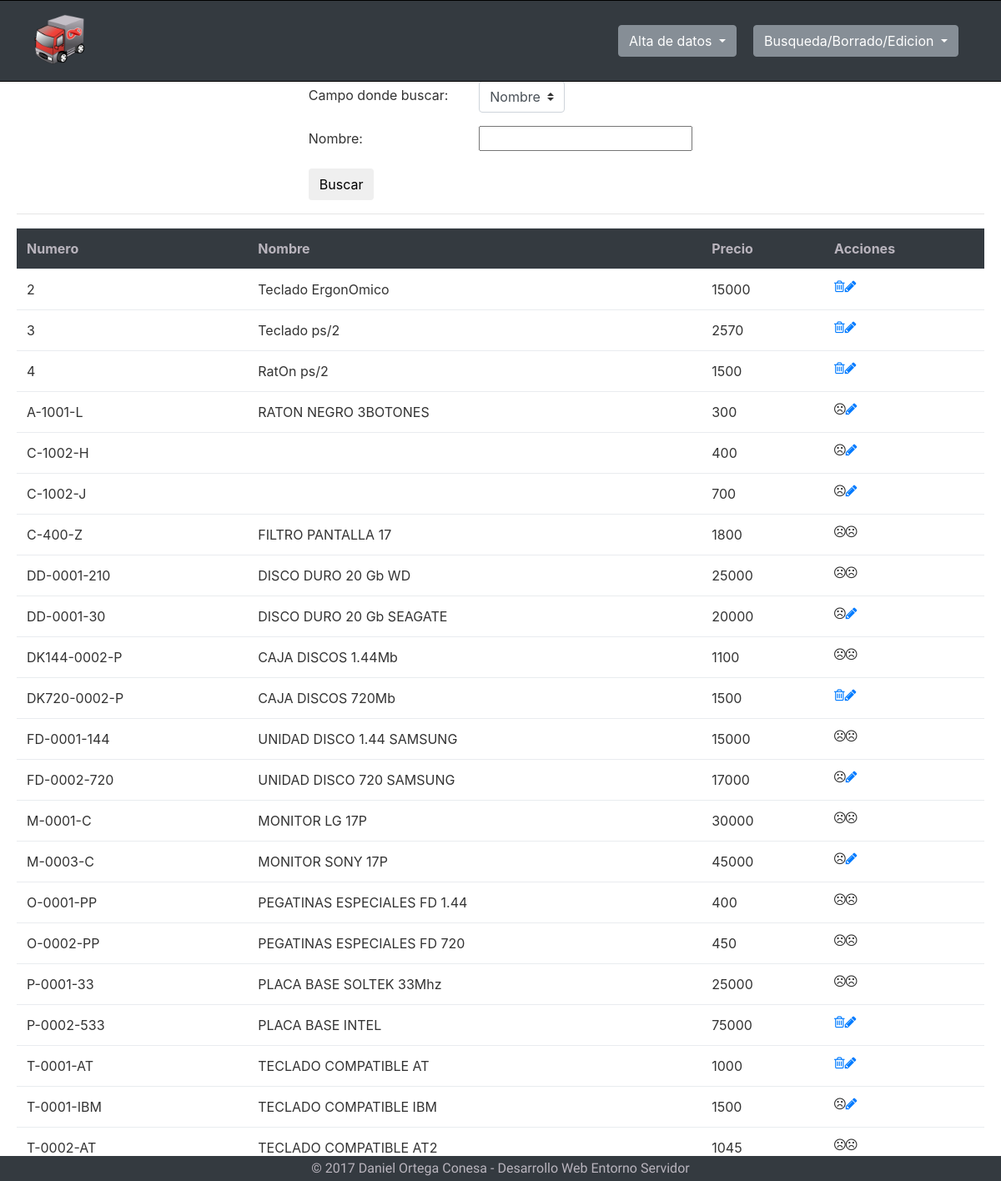
/ej2/paginas/inicio.php?page=b/bpieza, run on the app's committed database.
### tables this page shows
CREATE TABLE PIEZA (
    NUMPIEZA CHAR(16) NOT NULL,
    NOMPIEZA CHAR(30),
    PRECIOVENT INTEGER);

### ej2/paginas/includes/funciones_BBDD.php (called while the page is built, shortened)
<?php
function existeRegistroSimple($conexion, $tabla, $condicion)
{
    $sql = "select * from $tabla where $condicion";
    $resultado = $conexion->query($sql);
    if ($resultado->num_rows <= 0) {
        return false;
    } else {
        return true;
    }
}

### ej2/paginas/pages/b/bpieza.php (the view, shortened to what this page needs)
<div class="centradohorizontal">
    <form method="post">
        <div class="form-group">
            <label for="campo">Campo donde buscar:</label>
            <select name="campo" id="campo" class="custom-select" onchange="mpieza(this.value)">
                <option value="NOMPIEZA">Nombre</option>
            </select>
        </div>
        <div id="opcionales">
            <div class="form-group">
                <label>Nombre: </label>
                <input type="text" name="inombre" class="form-controls"/>
            </div>
        </div>
        <input type="submit" name="buscar" id="submit" class="btn btn-default" value="Buscar">
    </form>
</div>
<hr/>
<?php
$sentencia = "SELECT * FROM PIEZA WHERE 1 = 1";
$resultado = $conexion->query($sentencia);
if ($conexion->affected_rows >= 1) {
    echo " <div>
                <table class=' table table-stripped'> ";
    echo "<tr class='thead'>
                <th> Numero </th>
                <th> Nombre </th>
                <th> Precio </th>
                <th> Acciones </th>
              </tr > ";
    while ($fila = $resultado->fetch_assoc()) {
        $borrrar = $fila["NUMPIEZA"];
        echo " <tr>
                    <td> $borrrar </td >
                    <td> " . $fila["NOMPIEZA"] . " </td >
                    <td> " . $fila["PRECIOVENT"] . " </td >";
        echo "<td>";
        if ((!existeRegistroSimple($conexion, "PRECIOSUM", "NUMPIEZA='$borrrar'") && (!existeRegistroSimple($conexion, "LINPED", "NUMPIEZA='$borrrar'") && (!existeRegistroSimple($conexion, "INVENTARIO", "NUMPIEZA='$borrrar'"))))) {
            echo "<a href='inicio.php?page=b/bpieza&borrar=$borrrar'><i class=\"fa fa-trash-o\" aria-hidden=\"true\"></i></a>";
        } else {
            echo "<i class=\"fa fa-frown-o\" aria-hidden=\"true\"></i>";
        }
        if (!existeRegistroSimple($conexion, "LINPED", "NUMPIEZA='$borrrar'") && !existeRegistroSimple($conexion, "LINPED", "NUMPIEZA='$borrrar'")) {
            echo "<a href='inicio.php?page=u/upieza&NUMPIEZA=" . $fila["NUMPIEZA"] . "&update=true'><i class=\"fa fa-pencil\" aria-hidden=\"true\"></i>";
        } else {
            echo "<i class=\"fa fa-frown-o\" aria-hidden=\"true\"></i>";
        }
        echo "</td>
        </tr > ";
    }
    echo "</table >
            </div > ";
} else {
    echo "Sin resultados";
}
?>

### ej2/paginas/style.css (style rules this page uses)
html,body { height:100% }
body { display:grid;grid-template-columns:1fr;grid-template-rows:auto 1fr auto;grid-template-areas:"head" "contenido" "foot";color:#333 !important }
#contenido table .thead { background-color:#343a40 !important;color:#b9b4bd !important;font-weight:bold }
#contenido label { width:200px }
.centradohorizontal { display:flex;justify-content:center }

### data on the page
pieza: NUMPIEZA "2", NOMPIEZA "Teclado ErgonOmico", PRECIOVENT "15000"
pieza: NUMPIEZA "3", NOMPIEZA "Teclado ps/2", PRECIOVENT "2570"
pieza: NUMPIEZA "4", NOMPIEZA "RatOn ps/2", PRECIOVENT "1500"
pieza: NUMPIEZA "A-1001-L", NOMPIEZA "RATON NEGRO 3BOTONES", PRECIOVENT "300"
pieza: NUMPIEZA "C-1002-H", PRECIOVENT "400"
pieza: NUMPIEZA "C-1002-J", PRECIOVENT "700"
pieza: NUMPIEZA "C-400-Z", NOMPIEZA "FILTRO PANTALLA 17", PRECIOVENT "1800"
pieza: NUMPIEZA "DD-0001-210", NOMPIEZA "DISCO DURO 20 Gb WD", PRECIOVENT "25000"
pieza: NUMPIEZA "DD-0001-30", NOMPIEZA "DISCO DURO 20 Gb SEAGATE", PRECIOVENT "20000"
pieza: NUMPIEZA "DK144-0002-P", NOMPIEZA "CAJA DISCOS 1.44Mb", PRECIOVENT "1100"
pieza: NUMPIEZA "DK720-0002-P", NOMPIEZA "CAJA DISCOS 720Mb", PRECIOVENT "1500"
pieza: NUMPIEZA "FD-0001-144", NOMPIEZA "UNIDAD DISCO 1.44 SAMSUNG", PRECIOVENT "15000"
pieza: NUMPIEZA "FD-0002-720", NOMPIEZA "UNIDAD DISCO 720 SAMSUNG", PRECIOVENT "17000"
pieza: NUMPIEZA "M-0001-C", NOMPIEZA "MONITOR LG 17P", PRECIOVENT "30000"
pieza: NUMPIEZA "M-0003-C", NOMPIEZA "MONITOR SONY 17P", PRECIOVENT "45000"
pieza: NUMPIEZA "O-0001-PP", NOMPIEZA "PEGATINAS ESPECIALES FD 1.44", PRECIOVENT "400"
pieza: NUMPIEZA "O-0002-PP", NOMPIEZA "PEGATINAS ESPECIALES FD 720", PRECIOVENT "450"
pieza: NUMPIEZA "P-0001-33", NOMPIEZA "PLACA BASE SOLTEK 33Mhz", PRECIOVENT "25000"
pieza: NUMPIEZA "P-0002-533", NOMPIEZA "PLACA BASE INTEL", PRECIOVENT "75000"
pieza: NUMPIEZA "T-0001-AT", NOMPIEZA "TECLADO COMPATIBLE AT", PRECIOVENT "1000"
pieza: NUMPIEZA "T-0001-IBM", NOMPIEZA "TECLADO COMPATIBLE IBM", PRECIOVENT "1500"
pieza: NUMPIEZA "T-0002-AT", NOMPIEZA "TECLADO COMPATIBLE AT2", PRECIOVENT "1045"
